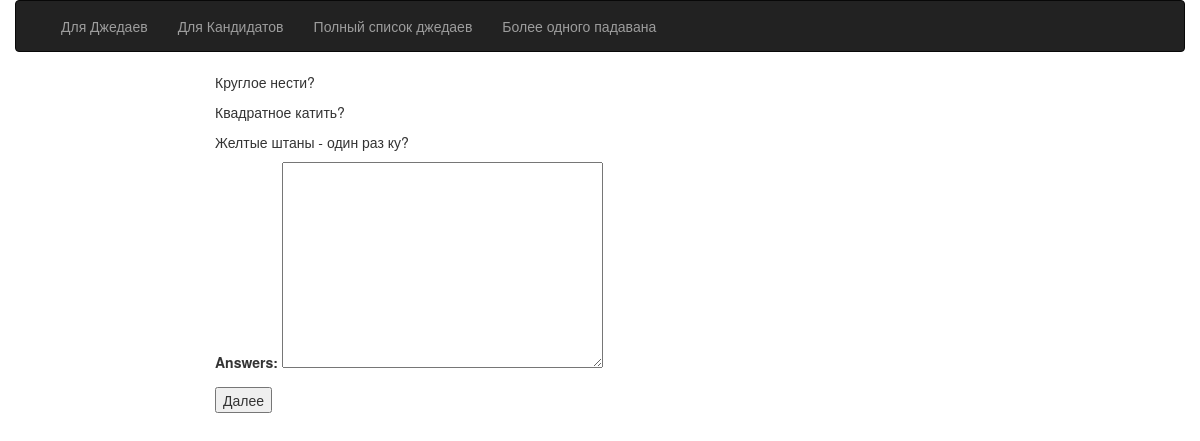
The page /ask_cand/4/ on the database its author committed.
### employee/models.py (models this page shows)
class Question(models.Model):
    be_asked = models.TextField(verbose_name="вопрос экзаменатора")
    def __str__(self):
        return self.be_asked
    class Meta:
        verbose_name = 'Вопрос'
        verbose_name_plural = 'Вопросы'

### employee/views.py (the view, shortened to what this page needs)
# urls.py: url(r'^ask_cand/(?P<pk>.*)/$', CandidateQuestionView.as_view(), name="ask_candidate"),
class CandidateQuestionView(FormView, DetailView):
    template_name = "cnd_question.html"
    model = Candidate
    form_class = AnswerForm
    success_url = reverse_lazy('base_page')
    def get_context_data(self, **kwargs):
        context = super().get_context_data(**kwargs)
        question_list = Candidate.objects.get(id=self.kwargs['pk']).exame.questions.all()
        context['questions'] = list([i.__str__() for i in question_list])
        return context

### employee/forms.py
class AnswerForm(forms.ModelForm):
    class Meta:
        model = Candidate
        fields = ['answers']

### employee/templates/cnd_question.html (shortened to what this page needs)
{% extends 'index.html' %}
{% block content %}
    {%  for i in questions%}
    <p>{{ i }}</p>
    {%  endfor %}
    <form action="" method="post">
    {{ form.as_p }}
    <input type="submit" value="Далее" />
</form>
{% endblock %}

### rows shown on the page
Question: questions "Круглое нести?"
Question: questions "Квадратное катить?"
Question: questions "Желтые штаны - один раз ку?"
